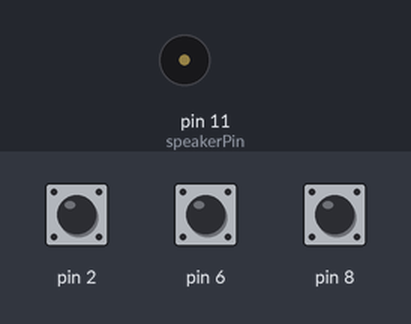
This sketch was run on a simulated Arduino Uno, built with avr-gcc and run on an emulated ATmega328P. Shown: buzzer (waves = sounding). The test bench sets the inputs (shaded band); at power-on: pin 2 HIGH, pin 6 HIGH, pin 8 HIGH. What the sketch prints to the serial monitor is not drawn.

Above: at 1.2 s.
1.3 s: pin 2 pulled LOW for 0.15 s
At 1.46 s:
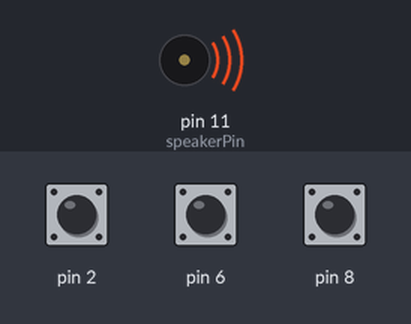
3.1 s: pin 6 pulled LOW for 0.15 s
At 4.1 s:
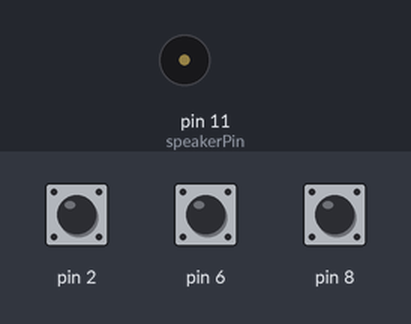
4.9 s: pin 8 pulled LOW for 0.15 s
At 5.07 s:
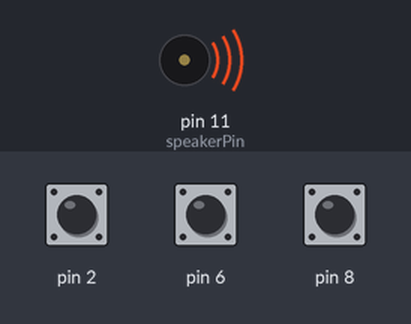
6.7 s: pin 8 pulled LOW for 3.2 s
At 11.2 s:
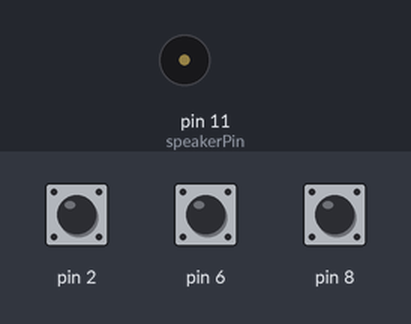
11.5 s: pin 2 pulled LOW for 3.2 s
At 12.8 s:
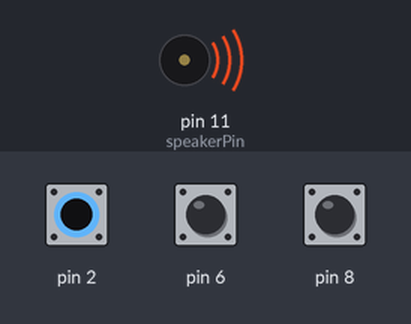
16.3 s: pin 2 driven LOW and pin 6 driven LOW and pin 8 driven LOW
At 17.3 s:
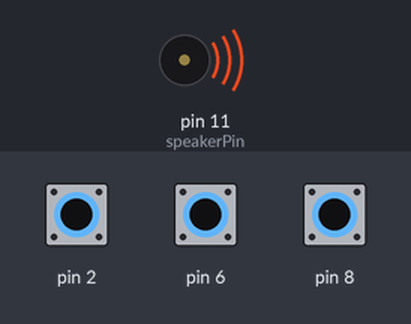
Timing chart, 0 to 19.3 s (numbered marks = the images above; inputs shaded):
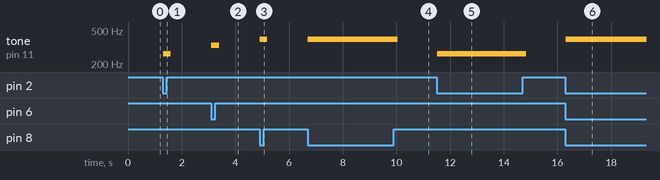

Measured:
- after the input at 1.3 s, tone on pin 11 (speakerPin): silent → 262 Hz at once, → silent 0.28 s later
- after the input at 3.1 s, tone on pin 11 (speakerPin): silent → 330 Hz at once, → silent 0.30 s later
- after the input at 4.9 s, tone on pin 11 (speakerPin): silent → 392 Hz at once, → silent 0.28 s later
- after the input at 6.7 s, tone on pin 11 (speakerPin): silent → 392 Hz at once, → silent 3.3 s later
- after the input at 11.5 s, tone on pin 11 (speakerPin): silent → 262 Hz at once, → silent 3.3 s later
- after the input at 16.3 s, tone on pin 11 (speakerPin): silent → 392 Hz at once

The sketch:

RealElectricKeyboard.ino
```cpp
#include <CapacitiveSensor.h>

/*
 * CapitiveSense Library Demo Sketch
 * Paul Badger 2008
 * Uses a high value resistor e.g. 10M between send pin and receive pin
 * Resistor effects sensitivity, experiment with values, 50K - 50M. Larger resistor values yield larger sensor values.
 * Receive pin is the sensor pin - try different amounts of foil/metal on this pin
 Altered by: Brandon Contino
   2/22/2015
   Quick Code written for the Series workshop. This code allows the
   Arduino Uno to become a makeshift electric keyboard by using
   capacitive touch sensing and piezo buzzers.
   Limitations: Can only play one note at a time and for a preset amount
               of time. Requires user to "calibrate" their touch
               sensors.
   Easy Alterations:
             speakerPin
             noteDuration
             note
             calib

 note 	frequency
  c     262 Hz
  d     294 Hz
  e     330 Hz
  f     349 Hz
  g     392 Hz
  a     440 Hz
  b     494 Hz
  C     523 Hz

  It does not seem to be very accurate with this
  */

//Initializing Global Variables
  int note1 = 262;  //Change to change note 1
  int note2 = 330;   //Change to change note 2
  int note3 = 392;   //Change to change note 3
  int note4 = 494;   //Change to change note 4
  int note5 = 440;   //Change to change note 5
  int speakerPin = 11;  //Pin # that hooks up to speaker
  int noteDuration = 150; //Controls the duration of each note
  int calib = 200; //Use to calibrate sensor

CapacitiveSensor   cs_4_2 = CapacitiveSensor(4,2);        // 1M resistor between pins 4 & 2, pin 2 is sensor pin, add a wire and or foil
CapacitiveSensor   cs_4_6 = CapacitiveSensor(4,6);        // 1M resistor between pins 4 & 6, pin 6 is sensor pin, add a wire and or foil
CapacitiveSensor   cs_4_8 = CapacitiveSensor(4,8);        // 1M resistor between pins 4 & 8, pin 8 is sensor pin, add a wire and or foil

void setup()
{
   cs_4_2.set_CS_AutocaL_Millis(0xFFFFFFFF);     // turn off autocalibrate on channel 1 - just as an example
   Serial.begin(9600);
}

void loop()
{
    long start = millis();
    long total1 =  cs_4_2.capacitiveSensor(30);
    long total2 =  cs_4_6.capacitiveSensor(30);
    long total3 =  cs_4_8.capacitiveSensor(30);

    //Serial.print(millis() - start);        // check on performance in milliseconds
    //Serial.print("\t");                    // tab character for debug windown spacing

    if(total1 > calib)
    {
      tone(speakerPin,note1,noteDuration);
    }
    if(total2 > calib)
    {
      tone(speakerPin,note2,noteDuration);
    }
    if(total3 > calib)
    {
      tone(speakerPin,note3,noteDuration);
    }
    Serial.print(total1);                  // print sensor output 1
    Serial.println("\t");
    Serial.print(total2);                  // print sensor output 2
    Serial.print("\t");
    Serial.println(total3);                // print sensor output 3

    //delay(10);                             // arbitrary delay to limit data to serial port
}
```
